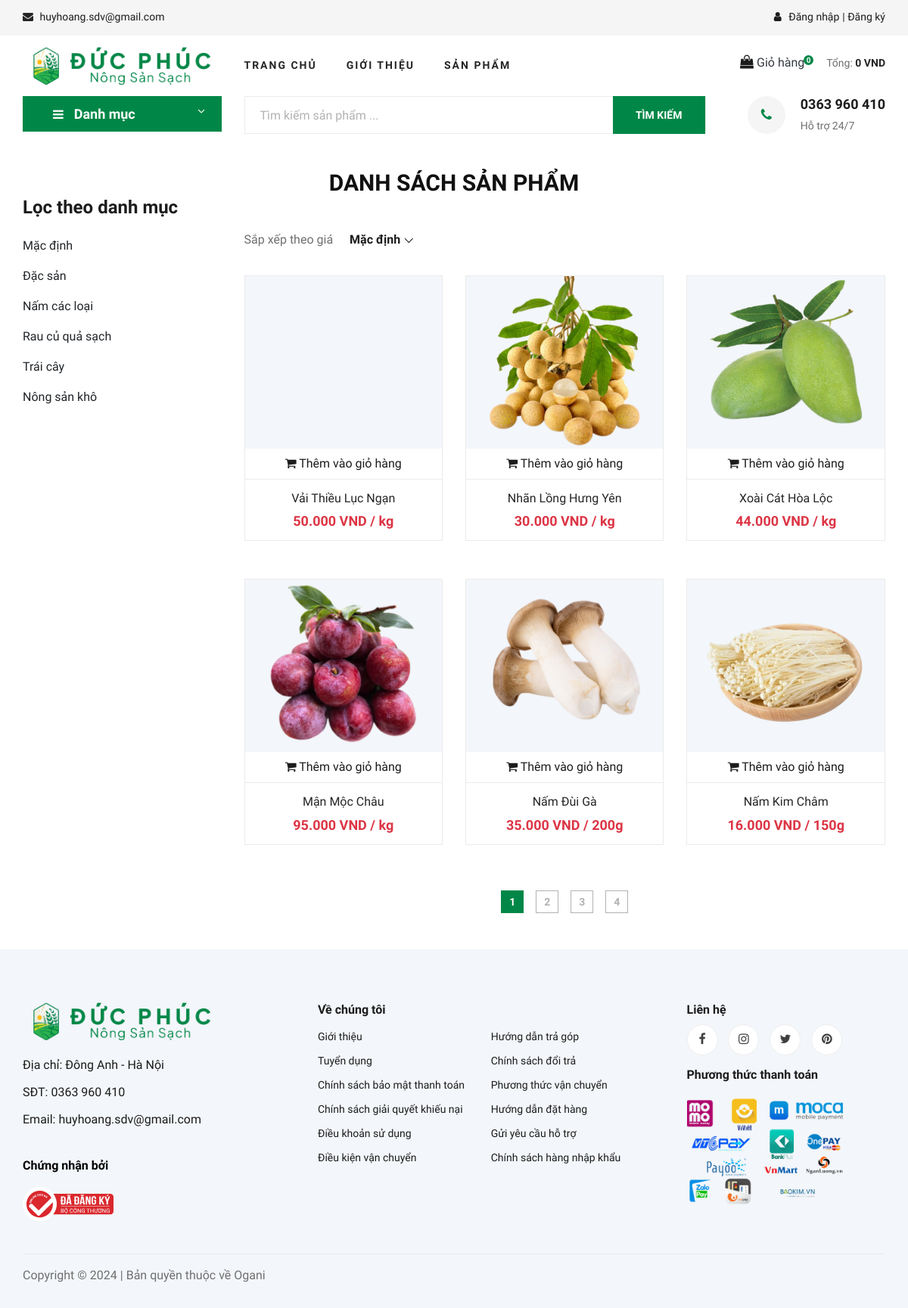
/product-grid.php, run on the app's committed database.
### tables this page shows
CREATE TABLE `categories` (
  `id` int(11) NOT NULL,
  `name` varchar(255) NOT NULL,
  `image` text NOT NULL
);

CREATE TABLE `products` (
  `id` int(11) NOT NULL,
  `name` varchar(255) NOT NULL,
  `price` int(11) NOT NULL,
  `qty` int(11) NOT NULL,
  `description` text DEFAULT NULL,
  `category_id` int(11) NOT NULL,
  `image` text NOT NULL,
  `unit` varchar(255) DEFAULT NULL
);

### helpers/helper.php (called while the page is built, shortened)
<?php
    function getCategories($connect)
    {
        $categories = [];
        $sql = "SELECT * FROM categories";
        $result = mysqli_query($connect, $sql);
        while ($row = mysqli_fetch_assoc($result)) {
            $categories[] = $row;
        }
        return $categories;
    }
    function getProducts($connect)
    {
        $products = [];
        $sql = "SELECT a.*, b.name category_name FROM products a, categories b WHERE a.category_id = b.id";
        $result = mysqli_query($connect, $sql);
        while ($row = mysqli_fetch_assoc($result)) {
            $products[] = $row;
        }
        return $products;
    }

### product-grid.php (the view, shortened to what this page needs)
<?php
    include 'layouts/header.php';
    include 'inc/search.php';
?>
<h3 class="text-center mt-3 text-uppercase" style="font-weight: bold;">DANH SÁCH SẢN PHẨM</h3>
<section>
    <div class="container">
        <div class="row">
            <div class="col-lg-3 col-md-5">
                <div class="sidebar">
                    <div class="sidebar__item">
                        <h4>Lọc theo danh mục</h4>
                        <ul>
                            <li style="cursor: pointer" onMouseOver="this.style.color='#008747'"
                                onMouseOut="this.style.color='black'" onclick="filterProductByCategory(0);" class="mb-3 brand_item">Mặc định</li>
                            <?php foreach (getCategories($connect) as $category): ?>
                                <li style="cursor: pointer" onMouseOver="this.style.color='#008747'"
                                onMouseOut="this.style.color='black'" onclick="filterProductByCategory(<?= $category['id'] ?>);" class="mb-3 brand_item"><?= $category['name'] ?></li>
                            <?php endforeach; ?>
                        </ul>
                    </div>
                </div>
            </div>
            <div class="col-lg-9 col-md-7">
                <div class="filter__item">
                    <div class="row">
                        <div class="col-lg-12">
                            <div class="filter__sort">
                                <span>Sắp xếp theo giá</span>
                            </div>
                        </div>
                    </div>
                </div>
                <div class="row" id="product_grid">
                    <?php foreach (getProducts($connect) as $product): ?>
                        <div class="col-lg-4 col-md-6 col-sm-6">
                            <div class="product__item">
                                <div class="product__item__pic set-bg" data-setbg="assets/admin/img/products/<?= $product['image'] ?>">
                                    <a href="product-details.php?id=<?= $product['id'] ?>" style="display: block; width: 100%; height: 100%;"></a>
                                    <ul class="product__item__pic__hover">
                                        <li>
                                            <?php if ($product['qty'] > 0): ?>
                                                <a href="javascript:void(0)" onclick="addToCart(<?= $product['id'] ?>);"><i class="fa fa-shopping-cart"></i> Thêm vào giỏ hàng</a>
                                            <?php else: ?>
                                                <a href="javascript:void(0)" id="sold-out">Đã hết hàng</a>
                                            <?php endif; ?>
                                        </li>
                                    </ul>
                                </div>
                                <div class="product__item__text">
                                    <h6><a href="product-details.php?id=<?= $product['id'] ?>"><?= $product['name'] ?></a></h6>
                                    <h5 class="text-danger text-center"><?= number_format($product['price'],-3,',','.') ?> VND / <?= $product['unit'] ?></h5>
                                </div>
                            </div>
                        </div>
                    <?php endforeach; ?>
                </div>
                <div class="product__pagination text-center mb-5" id="product_pagination"></div>
            </div>
        </div>
    </div>
</section>
<?php include 'layouts/footer.php'; ?>

### assets/client/css/style.css (style rules this page uses)
html, body { height: 100%; font-family: "Plus Jakarta Sans", sans-serif; -webkit-font-smoothing: antialiased; font-smoothing: antialiased }
h1, h2, h3, h4, h5, h6 { margin: 0; color: #111; font-weight: 400; font-family: "Plus Jakarta Sans", sans-serif }
h3 { font-size: 30px }
h4 { font-size: 24px }
h5 { font-size: 18px }
h6 { font-size: 16px }
ul, ol { padding: 0; margin: 0 }
.set-bg { background: no-repeat top center; background-size: cover }
.sidebar__item { margin-bottom: 35px }
.sidebar__item h4 { color: #1c1c1c; font-weight: 700; margin-bottom: 25px }
.sidebar__item ul li { list-style: none }
.product__item__pic__hover { position: absolute; left: 0; bottom: 0; width: 100%; text-align: center; -webkit-transition: all, 0.5s; -moz-transition: all, 0.5s; -ms-transition: all, 0.5s; -o-transition: all, 0.5s; transition: all, 0.5s }
.product__item__pic__hover li { list-style: none; display: inline-block; margin-right: 6px; width: 100% }
.product__item__pic__hover li:last-child { margin-right: 0 }
.product__item__pic__hover li a { font-size: 16px; color: #1c1c1c; height: 40px; line-height: 40px; text-align: center; background: #fff; display: block; -webkit-transition: all, 0.5s; -moz-transition: all, 0.5s; -ms-transition: all, 0.5s; -o-transition: all, 0.5s; transition: all, 0.5s }
.product__item__pic__hover li a i { position: relative; transform: rotate(0); -webkit-transition: all, 0.3s; -moz-transition: all, 0.3s; -ms-transition: all, 0.3s; -o-transition: all, 0.3s; transition: all, 0.3s }
.filter__item { padding-top: 45px; padding-bottom: 20px }
.filter__sort { margin-bottom: 15px }
.filter__sort span { font-size: 16px; color: #6f6f6f; display: inline-block }
.product__item { margin-bottom: 50px }
.product__item__pic { height: 270px; position: relative; overflow: hidden; border: 1px solid #ebebeb }
.product__item__text { text-align: center; padding: 15px 0; border: 1px solid #ebebeb; border-top: 0 }
.product__item__text h6 { margin-bottom: 10px }
.product__item__text h6 a { color: #252525 }
.product__item__text h5 { color: #252525; font-weight: 700 }
.product__pagination, .blog__pagination { padding-top: 10px }
@media only screen and (min-width:1200px) { .container { max-width: 1170px } }

### data on the page
categories: name "Đặc sản"
categories: name "Nấm các loại"
categories: name "Rau củ quả sạch"
categories: name "Trái cây"
categories: name "Nông sản khô"
products: $product['id'] 1 (drawn), name "Vải Thiều Lục Ngạn", price "50.000", unit "kg"
products: shows a picture, name "Nhãn Lồng Hưng Yên", price "30.000", unit "kg"
products: shows a picture, name "Xoài Cát Hòa Lộc", price "44.000", unit "kg"
products: shows a picture, name "Mận Mộc Châu", price "95.000", unit "kg"
products: shows a picture, name "Nấm Đùi Gà", price "35.000", unit "200g"
products: shows a picture, name "Nấm Kim Châm", price "16.000", unit "150g"
